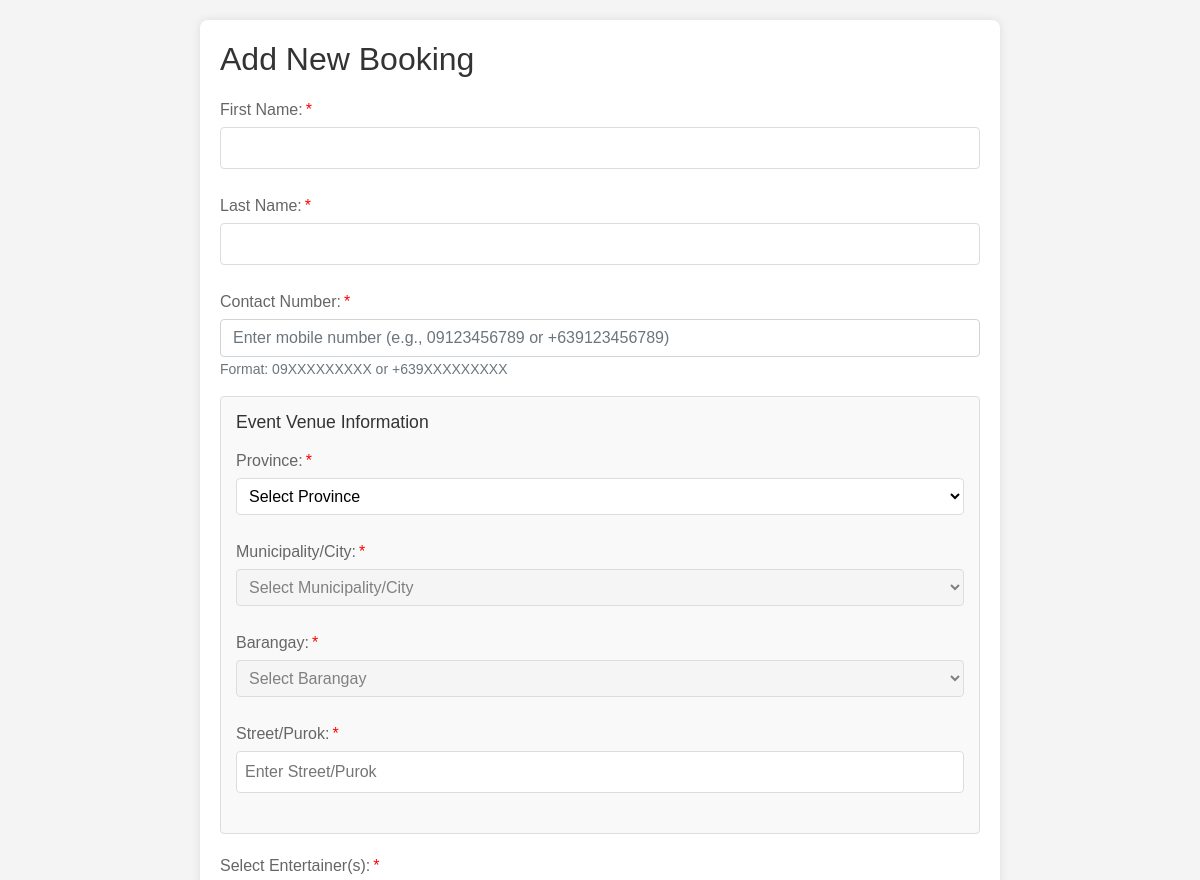
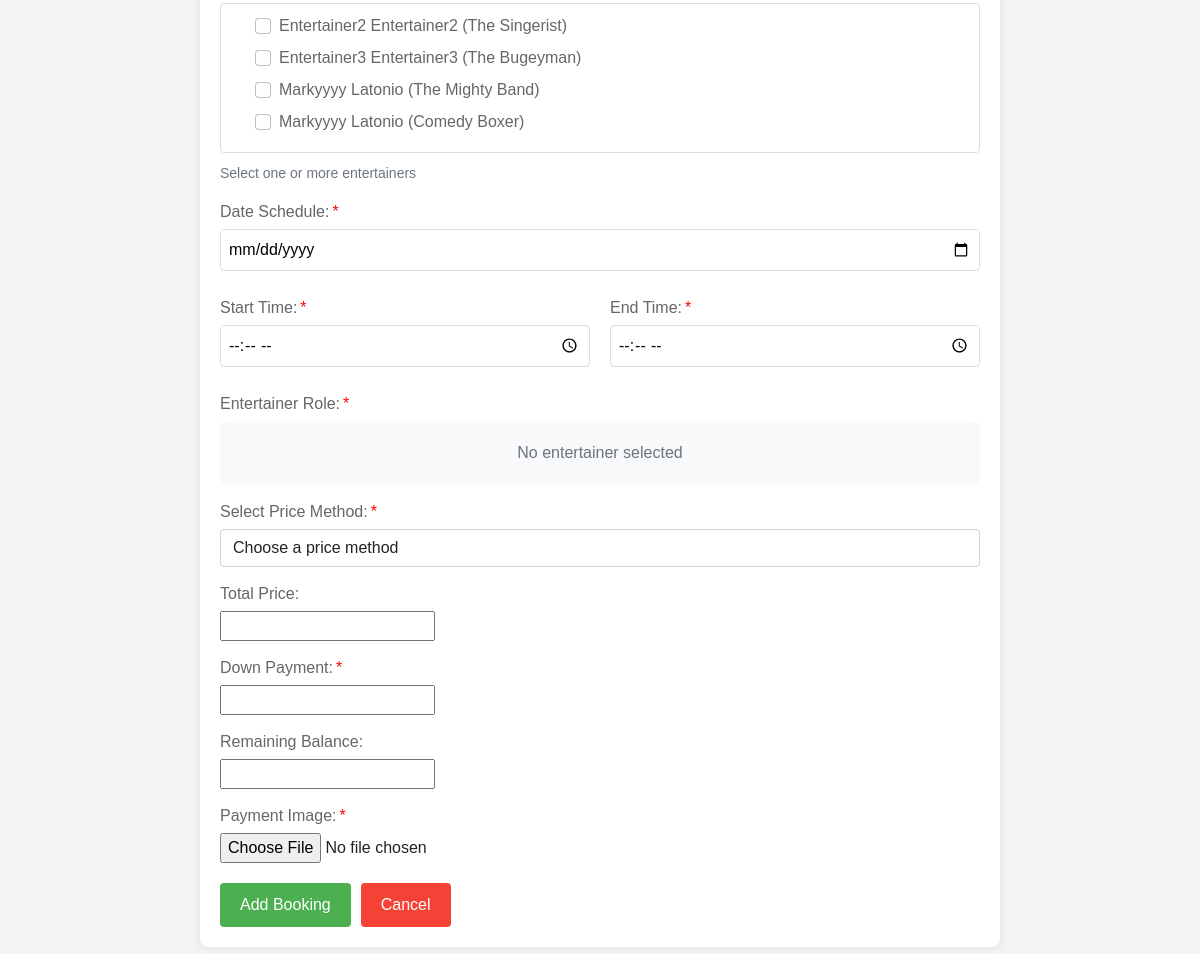
/admin/add-appointment.php, run on the app's committed database (2 pictures, top to bottom).
### tables this page shows
CREATE TABLE `entertainer_account` (
  `entertainer_id` int(11) NOT NULL,
  `profile_image` varchar(255) DEFAULT NULL,
  `username` varchar(15) NOT NULL,
  `password` varchar(20) NOT NULL,
  `first_name` varchar(20) NOT NULL,
  `last_name` varchar(50) NOT NULL,
  `title` varchar(50) NOT NULL,
  `contact_number` varchar(11) NOT NULL,
  `roles` varchar(50) NOT NULL,
  `street` varchar(50) NOT NULL,
  `barangay` varchar(50) NOT NULL,
  `municipality` varchar(50) NOT NULL,
  `province` varchar(100) NOT NULL,
  `facebook_acc` varchar(100) NOT NULL,
  `instagram_acc` varchar(100) NOT NULL,
  `status` enum('Active','Inactive') NOT NULL
);

### admin/add-appointment.php (the view, shortened to what this page needs)
<?php
include("db_connect.php");
?>
<!DOCTYPE html>
<html lang="en">
<head>
  <link href="https://cdn.jsdelivr.net/npm/bootstrap@5.1.3/dist/css/bootstrap.min.css" rel="stylesheet">
    <link rel="stylesheet" href="https://cdnjs.cloudflare.com/ajax/libs/font-awesome/6.0.0/css/all.min.css">
</head>
<body>
    <div class="container">
        <h2>Add New Booking</h2>
        <form id="appointment-form" method="POST" action="save_booking.php" enctype="multipart/form-data">
            <div class="form-group">
                <label for="first_name">First Name:</label>
                <input type="text" name="first_name" id="first_name" required>
            </div>
            <div class="form-group">
                <label for="last_name">Last Name:</label>
                <input type="text" name="last_name" id="last_name" required>
            </div>
            <div class="form-group">
                <label for="contact_number">Contact Number:</label>
                <input type="tel" name="contact_number" id="contact_number" pattern="^(09|\+639)\d{9}$"
                       class="form-control" required
                       placeholder="Enter mobile number (e.g., 09123456789 or +639123456789)"
                       oninput="validateContactNumber(this)"
                       title="Please enter a valid Philippine mobile number starting with 09 or +639 followed by 9 digits">
                <small class="text-muted">Format: 09XXXXXXXXX or +639XXXXXXXXX</small>
            </div>
            <div class="venue-section">
                <h3>Event Venue Information</h3>
                <div class="form-group">
                    <label for="event_province">Province:</label>
                    <select name="event_province" id="event_province" required>
                        <option value="">Select Province</option>
                    </select>
                </div>
                <div class="form-group">
                    <label for="event_municipality">Municipality/City:</label>
                    <select name="event_municipality" id="event_municipality" required disabled>
                        <option value="">Select Municipality/City</option>
                    </select>
                </div>
                <div class="form-group">
                    <label for="event_barangay">Barangay:</label>
                    <select name="event_barangay" id="event_barangay" required disabled>
                        <option value="">Select Barangay</option>
                    </select>
                </div>
                <div class="form-group">
                    <label for="event_street">Street/Purok:</label>
                    <input type="text" name="event_street" id="event_street" required placeholder="Enter Street/Purok">
                </div>
            </div>
            <div class="form-group">
                <label>Select Entertainer(s):</label>
                <div class="entertainer-checkbox-container" style="max-height: 200px; overflow-y: auto; border: 1px solid #ddd; padding: 10px; border-radius: 4px;">
                    <?php
                    function capitalizeWords($str) {
                        $words = explode(' ', strtolower($str));
                        $words = array_map('ucfirst', $words);
                        return implode(' ', $words);
                    }
                    $query = "SELECT
                        entertainer_id,
                        first_name,
                        last_name,
                        title
                        FROM entertainer_account
                        WHERE status = 'Active'
                        ORDER BY first_name, last_name";
                    $result = $conn->query($query);
                    while($row = $result->fetch_assoc()) {
                        $firstName = capitalizeWords($row['first_name']);
                        $lastName = capitalizeWords($row['last_name']);
                        $title = capitalizeWords($row['title']);
                        $formattedName = $firstName . ' ' . $lastName . ' (' . $title . ')';
                        echo '<div class="form-check" style="display: flex; align-items: center; gap: 8px;">';
                        echo '<input class="form-check-input entertainer-checkbox" type="checkbox" name="entertainer_id[]" value="'.$row['entertainer_id'].'" id="entertainer_'.$row['entertainer_id'].'" style="margin: 0;">';
                        echo '<label class="form-check-label" for="entertainer_'.$row['entertainer_id'].'" style="margin: 0;">'.$formattedName.'</label>';
                        echo '</div>';
                    }
                    ?>
                </div>
                <div class="mt-2">
                    <small class="text-muted">Select one or more entertainers</small>
                </div>
            </div>
            <div class="form-group">
                <label for="date_schedule">Date Schedule:</label>
                <input type="date" name="date_schedule" id="date_schedule" required>
            </div>
            <div class="time-inputs">
                <div class="form-group">
                    <label for="time_start">Start Time:</label>
                    <input type="time" name="time_start" id="time_start" required>
                </div>
                <div class="form-group">
                    <label for="time_end">End Time:</label>
                    <input type="time" name="time_end" id="time_end" required>
                </div>
            </div>
            <div class="form-group">
                <label class="required">Entertainer Role:</label>
                <span id="entertainerRole">No entertainer selected</span>
            </div>
            <div class="form-group">
                <label for="price_method">Select Price Method:</label>
                <select name="price_method" id="price_method" class="form-control" required>
                    <option value="">Choose a price method</option>
                </select>
            </div>
            <div class="form-group">
                <label class="no-asterisk" for="total_price">Total Price:</label>
                <input type="number" name="total_price" id="total_price" required readonly>
            </div>
            <div class="form-group">
                <label for="down_payment">Down Payment:</label>
                <input type="number" name="down_payment" id="down_payment" required step="0.01">
            </div>
            <div class="form-group">
                <label for="remaining_balance">Remaining Balance:</label>
                <input type="number" name="remaining_balance" id="remaining_balance" readonly step="0.01">
            </div>
            <div class="form-group">
                <label for="payment_image">Payment Image:</label>
                <input type="file" name="payment_image" id="payment_image" required accept="image/*">
            </div>
            <div class="button-group">
                <button type="submit" class="submit-btn">Add Booking</button>
                <a href="admin-appointments.php" class="cancel-btn">Cancel</a>
            </div>
        </form>
    </div>
</body>
</html>

### admin/add-appointment.php (style rules this page uses)
body { font-family: Arial, sans-serif; margin: 0; padding: 20px; background-color: #f4f4f4; }
.container { max-width: 800px; margin: 0 auto; background-color: white; padding: 20px; border-radius: 8px; box-shadow: 0 0 10px rgba(0,0,0,0.1); }
h2 { color: #333; margin-bottom: 20px; }
.form-group { margin-bottom: 15px; }
label { display: block; margin-bottom: 5px; color: #666; position: relative; }
label:has(+ [required])::after, label:has(~ .entertainer-checkbox-container)::after, label.required::after { content: "*"; color: red; margin-left: 3px; }
label.no-asterisk::after { content: none !important; }
select, input[type="date"], input[type="time"], input[type="text"], textarea { width: 100%; padding: 8px; border: 1px solid #ddd; border-radius: 4px; box-sizing: border-box; margin-bottom: 10px; }
.time-inputs { display: flex; gap: 20px; }
.time-inputs .form-group { flex: 1; }
.button-group { margin-top: 20px; display: flex; gap: 10px; }
.submit-btn { background-color: #4CAF50; color: white; padding: 10px 20px; border: none; border-radius: 4px; cursor: pointer; }
.cancel-btn { background-color: #f44336; color: white; padding: 10px 20px; border: none; border-radius: 4px; cursor: pointer; text-decoration: none; }
.venue-section { border: 1px solid #ddd; padding: 15px; margin-bottom: 20px; border-radius: 4px; background-color: #f9f9f9; }
.venue-section h3 { margin-top: 0; margin-bottom: 15px; color: #333; font-size: 1.1em; }
.venue-section select { width: 100%; padding: 8px; margin-bottom: 10px; border: 1px solid #ddd; border-radius: 4px; background-color: white; }
.venue-section select:disabled { background-color: #f5f5f5; cursor: not-allowed; }
.entertainer-checkbox-container { background-color: #fff; }
.entertainer-checkbox-container .form-check { margin-bottom: 8px; display: flex; align-items: center; gap: 8px; }
.entertainer-checkbox-container .form-check-input { margin: 0; cursor: pointer; }
.entertainer-checkbox-container .form-check-label { margin: 0; cursor: pointer; flex: 1; }
.form-check-input { cursor: pointer; }
#entertainerRole { margin-top: 10px; }
label.required::after { content: "*"; color: red; margin-left: 3px; }
label.no-asterisk:has(+ [required])::after { content: none; }
label:has(+ [required])::after { content: "*"; color: red; margin-left: 3px; }

### data on the page
entertainer_account: formattedName "Entertainer2 Entertainer2 (The Singerist)"
entertainer_account: formattedName "Entertainer3 Entertainer3 (The Bugeyman)"
entertainer_account: formattedName "Markyyyy Latonio (The Mighty Band)"
entertainer_account: formattedName "Markyyyy Latonio (Comedy Boxer)"
